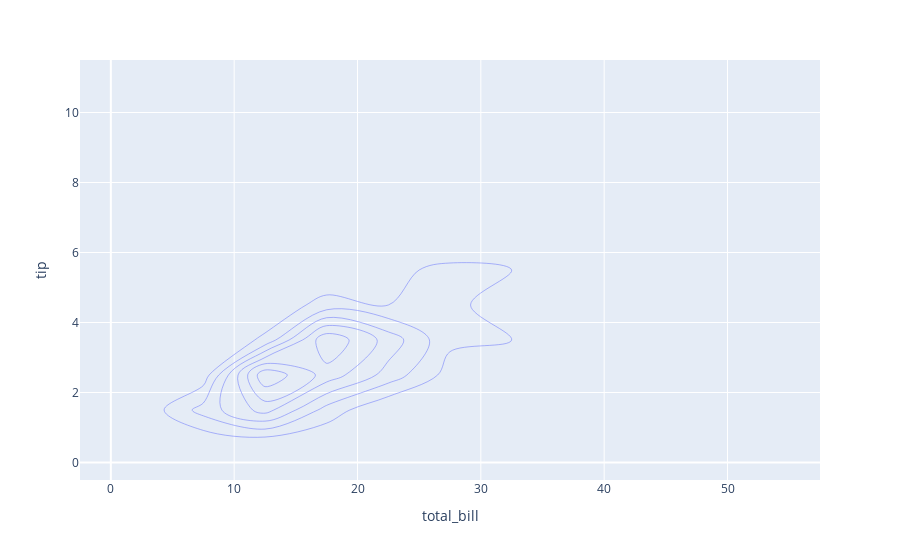

Write notebook code for a chart like this one.
### Markdown cell above
# Contours and topography Plotly

### Code cell
import plotly.express as px
df = px.data.tips()

fig = px.density_contour(df, x="total_bill", y="tip")
fig.show()

### Figure 1 — Plotly figure (JSON) as saved in the notebook; plotly's stock layout.template omitted (floating-point values rounded to 4 significant figures; data arrays with more than 128 entries replaced by an {"elided": "..."} marker saying what was removed)
{"data": [{"contours": {"coloring": "none"}, "hovertemplate": "total_bill=%{x}<br>tip=%{y}<br>count=%{z}<extra></extra>", "legendgroup": "", "line": {"color": "#636efa"}, "name": "", "showlegend": false, "x": {"elided": "244 float values"}, "xaxis": "x", "xbingroup": "x", "y": {"elided": "244 float values"}, "yaxis": "y", "ybingroup": "y", "type": "histogram2dcontour"}], "layout": {"xaxis": {"anchor": "y", "domain": [0.0, 1.0], "title": {"text": "total_bill"}}, "yaxis": {"anchor": "x", "domain": [0.0, 1.0], "title": {"text": "tip"}}, "legend": {"tracegroupgap": 0}, "margin": {"t": 60}}}
